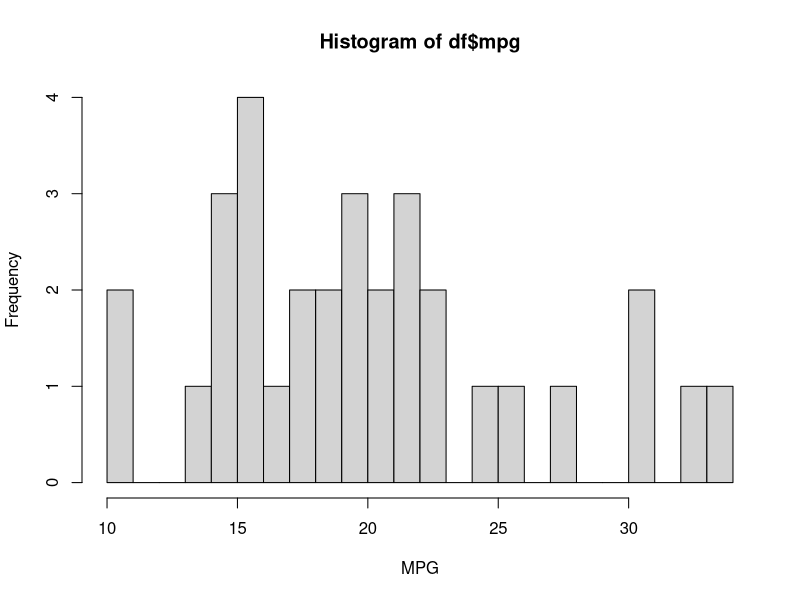
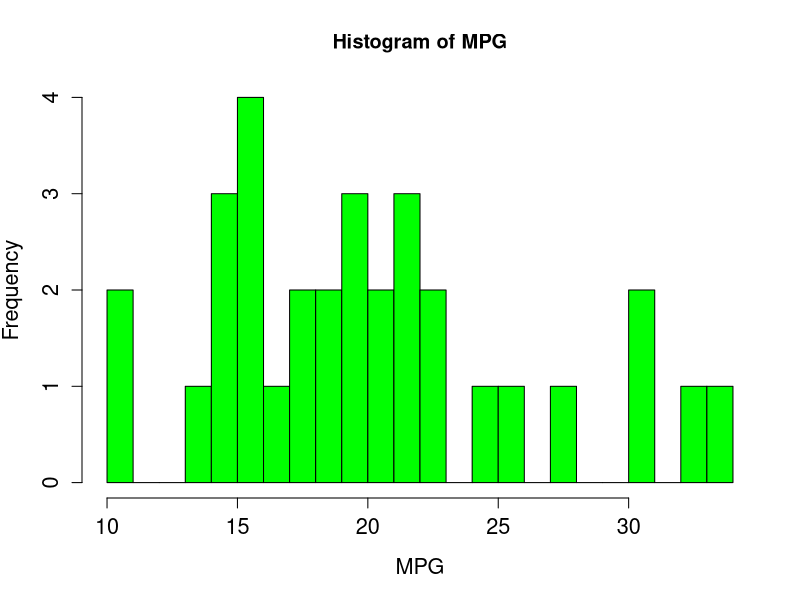
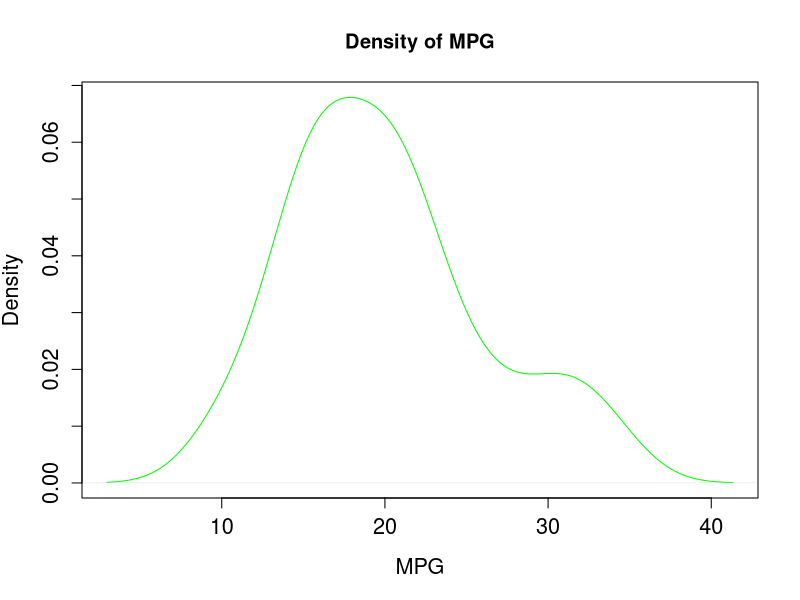
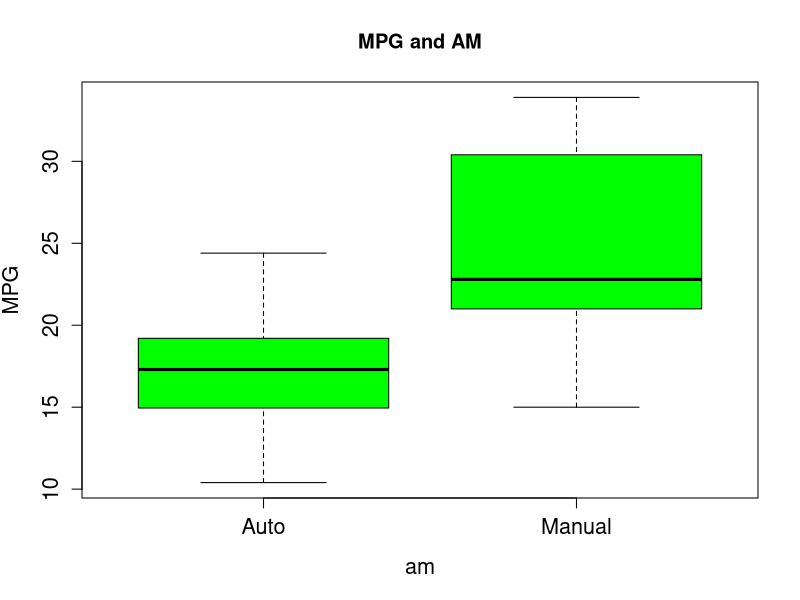
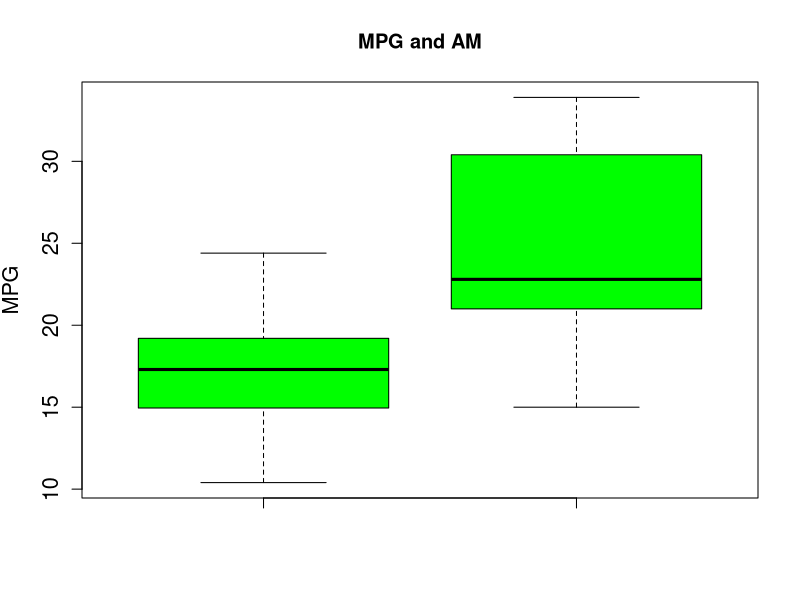
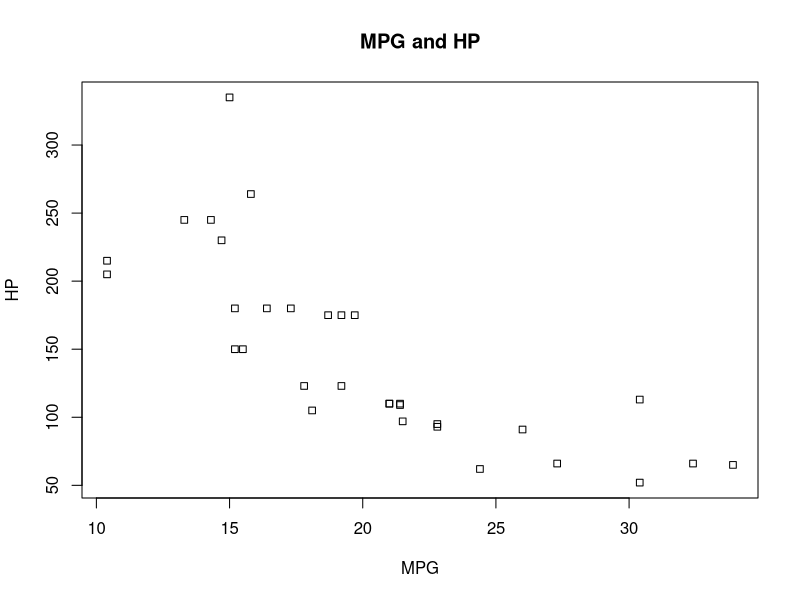
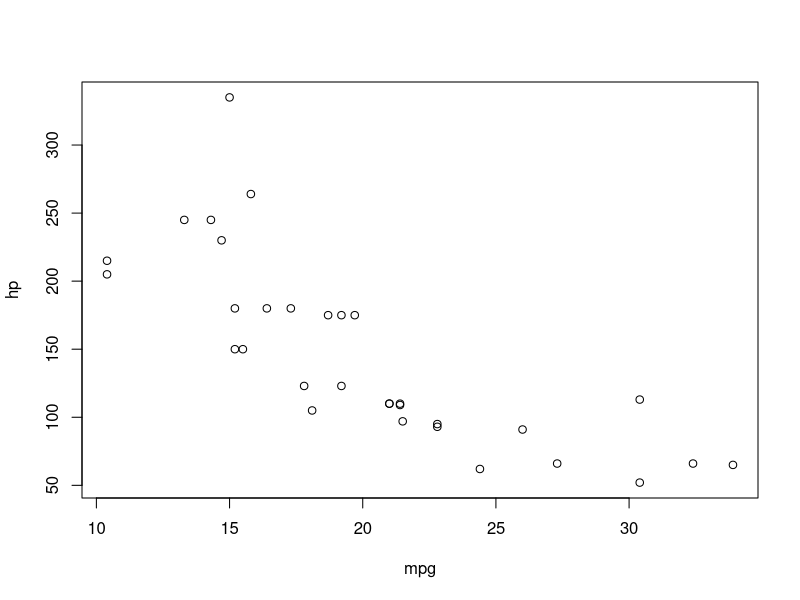
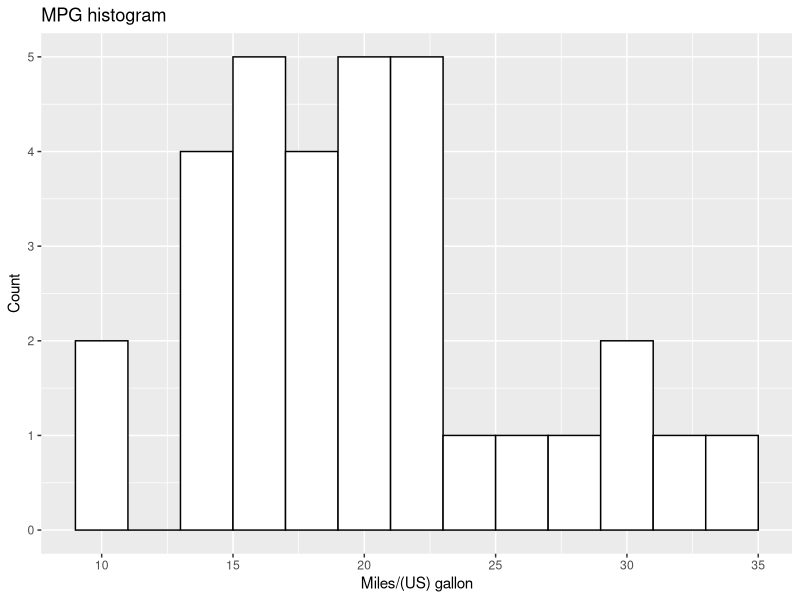

Source code (R) for these figures, in order:
#Step 1: Base graphs

df  <- mtcars
df$vs  <- factor(df$vs  , labels = c("V", "S"))
df$am  <- factor(df$am  , labels = c("Auto", "Manual"))

hist(df$mpg, breaks = 20, xlab = "MPG")
hist(df$mpg, breaks = 20, xlab = "MPG", main ="Histogram of MPG", 
     col = "green", cex.lab = 1.3, cex.axis = 1.3)

plot(density(df$mpg), xlab = "MPG", main ="Density of MPG", 
     col = "green", cex.lab = 1.3, cex.axis = 1.3)

boxplot(mpg ~ am, df, ylab = "MPG", main ="MPG and AM", 
        col = "green", cex.lab = 1.3, cex.axis = 1.3)

boxplot(df$mpg[df$am == "Auto"], df$mpg[df$am == "Manual"], ylab = "MPG", main ="MPG and AM", 
        col = "green", cex.lab = 1.3, cex.axis = 1.3)


plot(df$mpg, df$hp, xlab = "MPG", ylab ="HP" , main ="MPG and HP", pch = 22)

plot(~ mpg + hp, df) 


#Step 2, 3: Library ggplot2

library(ggplot2)

ggplot(df, aes(x = mpg))+
  geom_histogram(fill = "white", col = "black", binwidth = 2)+
  xlab("Miles/(US) gallon")+
  ylab("Count")+
  ggtitle("MPG histogram")

ggplot(df, aes(x = mpg, fill = am))+
  geom_dotplot()+
  xlab("Miles/(US) gallon")+
  ylab("Count")+
  scale_fill_discrete(name="Transmission type")+
  ggtitle("MPG dotplot")


ggplot(df, aes(x = mpg))+
  geom_density(fill = "red")

ggplot(df, aes(x = mpg, fill = am))+
  geom_density(alpha = 0.5)+
  xlab("Miles/(US) gallon")+
  ylab("Count")+
  scale_fill_discrete(name="Transmission type")+
  ggtitle("MPG density plot")


ggplot(df, aes(x = am, y = hp, fill = vs))+
  geom_boxplot()+
  xlab("Transmission type")+
  ylab("Gross horsepower")+
  scale_fill_discrete(name="Engine type")+
  ggtitle("Gross horsepower and engine type")


ggplot(df, aes(x = mpg, y = hp, size = qsec))+
  geom_point()+
  xlab("Miles/(US) gallon")+
  ylab("Gross horsepower")+
  scale_size_continuous(name="1/4 mile time")+
  ggtitle("Miles/(US) gallon and Gross horsepower")


my_plot  <- ggplot(df, aes(x = mpg, y = hp, col = vs, size = qsec))+
  geom_point()

my_plot2  <- ggplot(df, aes(x = am, y = hp, fill = vs))

my_plot2 + geom_boxplot()
